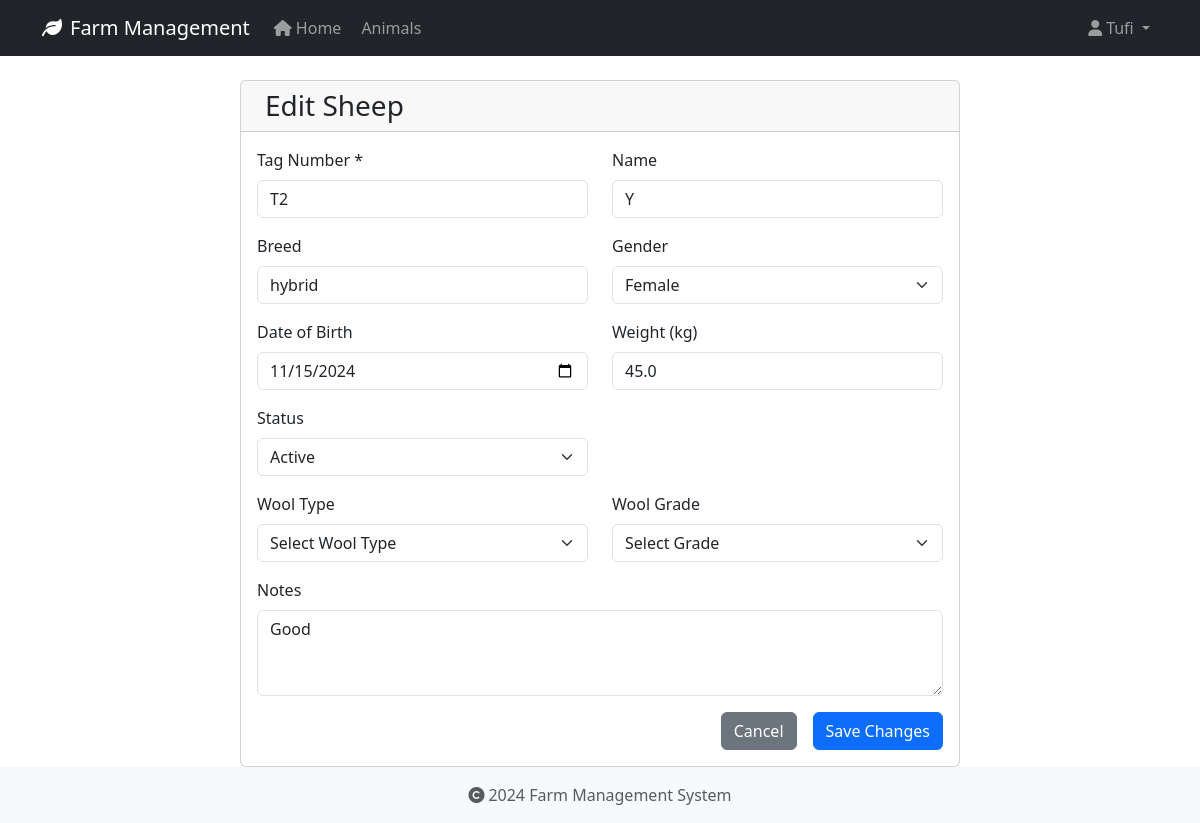
The page /animals/6/edit (signed in) on the database its author committed.
### app/models/user.py (models this page shows, shortened)
class User(UserMixin, db.Model):
    id = db.Column(db.Integer, primary_key=True)
    username = db.Column(db.String(80), unique=True, nullable=False)
    email = db.Column(db.String(120), unique=True, nullable=False)
    password_hash = db.Column(db.String(128))
    role = db.Column(db.String(20), default='user')
    created_at = db.Column(db.DateTime, default=datetime.utcnow)
    last_login = db.Column(db.DateTime)
    is_active = db.Column(db.Boolean, default=True)
    first_name = db.Column(db.String(50))
    last_name = db.Column(db.String(50))
    reset_token = db.Column(db.String(100), unique=True)  # Store password reset token
    reset_token_expiration = db.Column(db.DateTime)       # Store token expiration time

### app/models/animal.py (models this page shows, shortened)
class Animal(db.Model):
    id = db.Column(db.Integer, primary_key=True)
    tag_number = db.Column(db.String(50), unique=True, nullable=False, index=True)
    name = db.Column(db.String(100), nullable=True)  # Explicitly mark as nullable
    species = db.Column(db.String(50), nullable=False, index=True)
    breed = db.Column(db.String(50), nullable=True)
    date_of_birth = db.Column(db.Date, nullable=True)
    gender = db.Column(db.String(20), nullable=True)
    weight = db.Column(db.Float, nullable=True)
    status = db.Column(db.String(20), default='active', nullable=False)
    purchase_date = db.Column(db.Date, nullable=True)
    purchase_price = db.Column(db.Float, nullable=True)
    notes = db.Column(db.Text, nullable=True)
    created_at = db.Column(db.DateTime, default=datetime.utcnow, nullable=False)
    updated_at = db.Column(db.DateTime, default=datetime.utcnow, onupdate=datetime.utcnow, nullable=False)
    wool_type = db.Column(db.String(50), nullable=True)
    last_shearing = db.Column(db.Date, nullable=True)
    fleece_weight = db.Column(db.Float, nullable=True)
    wool_grade = db.Column(db.String(20), nullable=True)
    lambing_status = db.Column(db.String(50), nullable=True)
    lambing_date = db.Column(db.Date, nullable=True)
    milk_production = db.Column(db.Float, nullable=True)
    last_milking = db.Column(db.Date, nullable=True)  # Changed from DateTime to Date
    milk_quality = db.Column(db.String(20), nullable=True)
    calving_status = db.Column(db.String(50), nullable=True)
    calving_date = db.Column(db.Date, nullable=True)
    milk_fat_content = db.Column(db.Float, nullable=True)
    egg_production = db.Column(db.Integer, nullable=True)
    egg_color = db.Column(db.String(20), nullable=True)
    comb_type = db.Column(db.String(20), nullable=True)
    laying_status = db.Column(db.String(20), nullable=True)
    last_laying_date = db.Column(db.Date, nullable=True)
    egg_size = db.Column(db.String(20), nullable=True)
    category = db.Column(db.String(50), nullable=True)
    special_needs = db.Column(db.Text, nullable=True)
    diet_requirements = db.Column(db.Text, nullable=True)
    habitat = db.Column(db.String(100), nullable=True)
    health_records = db.relationship('HealthRecord', backref='animal', lazy=True, cascade='all, delete-orphan')

### app/routes/animals.py (the view, shortened to what this page needs)
@bp.route('/<int:id>/edit', methods=['GET', 'POST'])
@login_required
def edit(id):
    animal = Animal.query.get_or_404(id)
    return render_template('animals/edit.html', animal=animal)

### app/models/user.py (called while the page is built)
@login_manager.user_loader
def load_user(user_id):
    return User.query.get(int(user_id))

### app/templates/animals/edit.html (shortened to what this page needs)
{% extends "base.html" %}
{% block content %}
<div class="container">
    <div class="row justify-content-center">
        <div class="col-md-8">
            <div class="card">
                <div class="card-header">
                    <h3 class="card-title mb-0">
                        {% if animal.species == 'Sheep' %}
                            Edit Sheep
                        {% elif animal.species == 'Cattle' %}
                            <i class="fas fa-cow me-2"></i>Edit Cattle
                        {% elif animal.species == 'Chicken' %}
                            <i class="fas fa-kiwi-bird me-2"></i>Edit Chicken
                        {% else %}
                            <i class="fas fa-paw me-2"></i>Edit Animal
                        {% endif %}
                    </h3>
                </div>
                <div class="card-body">
                    <form method="POST">
                        <div class="row mb-3">
                            <div class="col-md-6">
                                <label for="tag_number" class="form-label">Tag Number *</label>
                                <input type="text" class="form-control" id="tag_number" name="tag_number"
                                       value="{{ animal.tag_number }}" required>
                            </div>
                            <div class="col-md-6">
                                <label for="name" class="form-label">Name</label>
                                <input type="text" class="form-control" id="name" name="name"
                                       value="{{ animal.name or '' }}">
                            </div>
                        </div>
                        <div class="row mb-3">
                            <div class="col-md-6">
                                <label for="breed" class="form-label">Breed</label>
                                <input type="text" class="form-control" id="breed" name="breed"
                                       value="{{ animal.breed or '' }}">
                            </div>
                            <div class="col-md-6">
                                <label for="gender" class="form-label">Gender</label>
                                <select class="form-select" id="gender" name="gender">
                                    <option value="Female" {% if animal.gender == 'Female' %}selected{% endif %}>Female</option>
                                </select>
                            </div>
                        </div>
                        <div class="row mb-3">
                            <div class="col-md-6">
                                <label for="date_of_birth" class="form-label">Date of Birth</label>
                                <input type="date" class="form-control" id="date_of_birth" name="date_of_birth"
                                       value="{{ animal.date_of_birth.strftime('%Y-%m-%d') if animal.date_of_birth }}">
                            </div>
                            <div class="col-md-6">
                                <label for="weight" class="form-label">Weight (kg)</label>
                                <input type="number" step="0.1" class="form-control" id="weight" name="weight"
                                       value="{{ animal.weight or '' }}">
                            </div>
                        </div>
                        <div class="row mb-3">
                            <div class="col-md-6">
                                <label for="status" class="form-label">Status</label>
                                <select class="form-select" id="status" name="status">
                                    <option value="active" {% if animal.status == 'active' %}selected{% endif %}>Active</option>
                                </select>
                            </div>
                        </div>
                        {% if animal.species == 'Sheep' %}
                        <div class="row mb-3">
                            <div class="col-md-6">
                                <label for="wool_type" class="form-label">Wool Type</label>
                                <select class="form-select" id="wool_type" name="wool_type">
                                    <option value="">Select Wool Type</option>
                                </select>
                            </div>
                            <div class="col-md-6">
                                <label for="wool_grade" class="form-label">Wool Grade</label>
                                <select class="form-select" id="wool_grade" name="wool_grade">
                                    <option value="">Select Grade</option>
                                </select>
                            </div>
                        </div>
                        {% endif %}
                        <div class="mb-3">
                            <label for="notes" class="form-label">Notes</label>
                            <textarea class="form-control" id="notes" name="notes" rows="3">{{ animal.notes or '' }}</textarea>
                        </div>
                        <div class="d-grid gap-2 d-md-flex justify-content-md-end">
                            <a href="{{ url_for('animals.index') }}" class="btn btn-secondary me-md-2">Cancel</a>
                            <button type="submit" class="btn btn-primary">Save Changes</button>
                        </div>
                    </form>
                </div>
            </div>
        </div>
    </div>
</div>
{% endblock %}

### app/templates/base.html (shortened to what this page needs)
<!DOCTYPE html>
<html lang="en">
<head>
    <link rel="stylesheet" href="https://cdn.jsdelivr.net/npm/bootstrap@5.3.2/dist/css/bootstrap.min.css">
    <link rel="stylesheet" href="https://cdnjs.cloudflare.com/ajax/libs/font-awesome/6.0.0/css/all.min.css">
    <link rel="stylesheet" href="{{ url_for('static', filename='css/main.css') }}">
</head>
<body>
    <nav class="navbar navbar-expand-lg navbar-dark bg-dark">
        <div class="container">
            <a class="navbar-brand" href="{{ url_for('main.index') }}">
                <i class="fas fa-leaf me-2"></i>Farm Management
            </a>
            <div class="collapse navbar-collapse" id="navbarNav">
                <ul class="navbar-nav">
                    <li class="nav-item">
                        <a class="nav-link" href="{{ url_for('main.index') }}">
                            <i class="fas fa-home me-1"></i>Home
                        </a>
                    </li>
                    <li class="nav-item">
                        <a class="nav-link" href="{{ url_for('animals.index') }}">
                            Animals
                        </a>
                    </li>
                </ul>
                <ul class="navbar-nav ms-auto">
                    {% if current_user.is_authenticated %}
                        <li class="nav-item dropdown">
                            <a class="nav-link dropdown-toggle" href="#" id="userDropdown" role="button" data-bs-toggle="dropdown">
                                <i class="fas fa-user me-1"></i>{{ current_user.username }}
                            </a>
                        </li>
                    {% endif %}
                </ul>
            </div>
        </div>
    </nav>
    <main class="container mt-4">
        {% block content %}
        {% endblock %}
    </main>
    <footer class="footer mt-auto py-3 bg-light">
        <div class="container text-center">
            <span class="text-muted">
                <i class="fas fa-copyright me-1"></i>2024 Farm Management System
            </span>
        </div>
    </footer>
</body>
</html>

### app/static/css/main.css (style rules this page uses)
body { min-height: 100vh; display: flex; flex-direction: column; }
main { flex: 1 0 auto; }
.footer { flex-shrink: 0; }

### rows shown on the page
User: username "Tufi"
Animal: tag_number "T2", name "Y", breed "hybrid", gender "Female", date_of_birth "11/15/2024", weight "45.0", status "Active", notes "Good"
